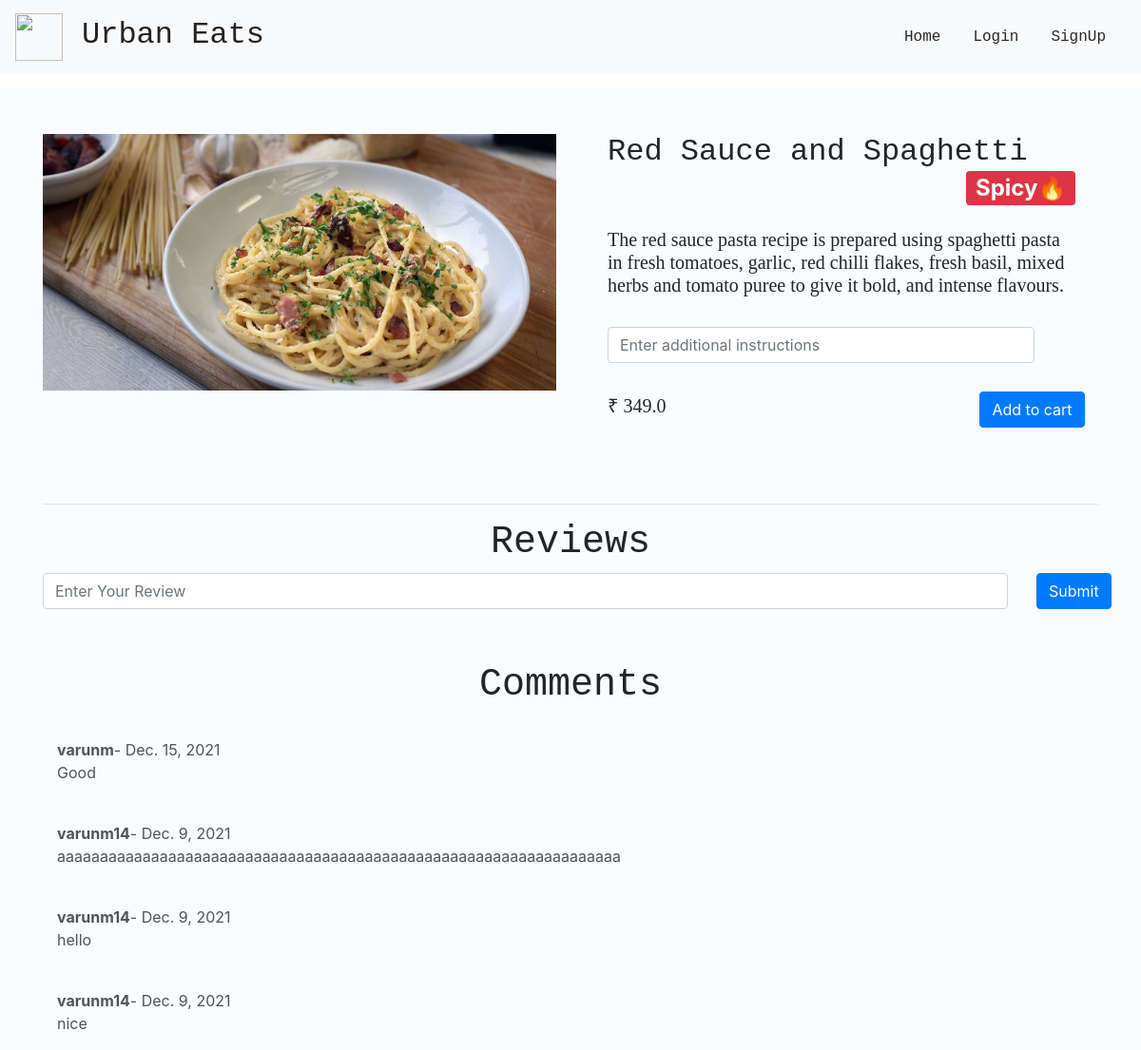
/dishes/red_spaghetti, run on the app's committed database.
### main/models.py (models this page shows, shortened)
class Item(models.Model):
    LABELS = (
        ('BestSeller', 'BestSeller'),
        ('New', 'New'),
        ('Spicy🔥', 'Spicy🔥'),
    )
    LABEL_COLOUR = (
        ('danger', 'danger'),
        ('success', 'success'),
        ('primary', 'primary'),
        ('info', 'info')
    )
    title = models.CharField(max_length=150)
    description = models.CharField(max_length=250,blank=True)
    price = models.FloatField()
    instructions = models.CharField(max_length=250,default="Jain Option Available")
    image = models.ImageField(default='default.png', upload_to='images/')
    labels = models.CharField(max_length=25, choices=LABELS, blank=True)
    label_colour = models.CharField(max_length=15, choices=LABEL_COLOUR, blank=True)
    slug = models.SlugField(default="sushi_name")
    created_by = models.ForeignKey(User, on_delete=models.CASCADE)

class Reviews(models.Model):
    user = models.ForeignKey(User, on_delete = models.CASCADE)
    item = models.ForeignKey(Item, on_delete = models.CASCADE)
    rslug = models.SlugField()
    review = models.TextField()
    posted_on = models.DateField(default=timezone.now)
    class Meta:
        verbose_name = 'Review'
        verbose_name_plural = 'Reviews'

### main/views.py (the view)
# urls.py: path('dishes/<slug>', views.menuDetail, name='dishes'),
def menuDetail(request, slug):
    item = Item.objects.filter(slug=slug).first()
    reviews = Reviews.objects.filter(rslug=slug).order_by('-id')[:7]
    context = {
        'item' : item,
        'reviews' : reviews,
    }
    return render(request, 'main/dishes.html', context)

### main/templates/main/dishes.html (shortened to what this page needs)
{% extends "main/layout.html" %}
{% block content %}
<div class="dishes" style="background: rgb(248, 252, 255);">
  <main class="mt-3 pt-4 main">
    <div class="container dark-grey-text">
      <div class="row wow fadeIn">
        <div class="col-md-6 mb-4">
          <img src="{{ item.image.url }}" class="img-fluid mt-4" alt="">
        </div>
        <div class="col-md-6 mb-4 information">
          <div class="p-4 content">
            <div class="mt-0">
                <h2><u style="float:left;text-decoration: none; font-family: 'Courier New', Courier, monospace;">{{ item.title }}</u><span class="badge badge-{{ item.label_colour }} ml-2" style="float:right;">{{ item.labels }}</span></h2>
            </div>
           <br/>
            <div >
              {% if item.description %}
              <h5 style="text-align: initial;font-family:Georgia, 'Times New Roman', Times, serif">{{ item.description }}</h5>
              {% endif %}
            </div>
            <br/>
            <form action="{% url 'main:add-to-cart' item.slug %}" method="POST" class="mb-3">
              <div class="row">
                <div class="col-sm-11">
                  <input type="text" name="instructions" class="form-control" placeholder="Enter additional instructions">
                </div>
                <br>
                <div style="padding-top: 30px; padding-left: 5px;" class="row">
                  <div class="col-sm">
                    <span style="text-align: center;font-family: MODERATBOLD; font-size: 20px; padding-top: 20px; padding-left: 10px;">₹ {{ item.price }}</span>
                  </div>
                  <div class="col-sm" style="margin-left: 300px;">
                      <button type="submit" class="btn btn-primary btn-md my-0 float-right">Add to cart</button>
                  </div>
                </div>
              </div>
            </form>
          </div>
        </div>
      </div>
      <hr>
    </div>
  </main>
  <div class="container">
    <h1 class="text-center" style="font-family: 'Courier New', Courier, monospace;">Reviews</h1>
    <form action="{% url 'main:add_reviews' %}" method="POST" class="mb-3">
      <div class="row">
        <div class="col-sm-11">
          <input type="text" name="review" class="form-control" placeholder="Enter Your Review">
        </div>
        <div class="col-sm-1">
          <button type="submit" class="btn btn-primary">Submit</button>
        </div>
      </div>
    </form>
    <div class="container">
    <h1 style="text-align: center; font-family: 'Courier New', Courier, monospace; padding-top: 40px;">Comments</h1>
    {% for review in reviews %}
    <div class="row">
        <div class="col-lg-12">
            <div class="comment mt-4 text-justify float-left" style="
            float: left;
            color:rgb(83, 83, 83);
           ">
              <div style="display: flex; align-items: center;">
                <span style="font-weight: bold; font-size: medium;">{{ review.user.username }}</span><span style="font-size: medium;">- {{ review.posted_on }}</span>
              </div>
              <div>
                <p>{{ review.review }}</p></div>
            </div>
            </div>
          </div>
            {% endfor %}
          </div>
  </div>
</div>
{% endblock content %}

### main/static/main/styles.css (style rules this page uses)
.dishes .main .container .row img { max-width: 540px; max-height: 450px; width: fit-content; }
.dishes .main .container .row .content { display: flex; flex-direction: column; text-align: center; justify-content: center; }
.dishes .main .container .row .information { display: flex; flex-direction: column; text-align: center; justify-content: center; }

### data on the page
Item: image (picture), title "Red Sauce and Spaghetti", labels "Spicy🔥", description "The red sauce pasta recipe is prepared using spaghetti pasta in fresh tomatoes, garlic, red chilli flakes, fresh basil, mixed herbs and tomato puree to give it bold, and intense flavours.", price "349.0"
Reviews: user.username "varunm", posted_on "Dec. 15, 2021", review "Good"
Reviews: user.username "varunm14", posted_on "Dec. 9, 2021", review "aaaaaaaaaaaaaaaaaaaaaaaaaaaaaaaaaaaaaaaaaaaaaaaaaaaaaaaaaaaaaaaaaa"
Reviews: user.username "varunm14", posted_on "Dec. 9, 2021", review "hello"
Reviews: user.username "varunm14", posted_on "Dec. 9, 2021", review "nice"
